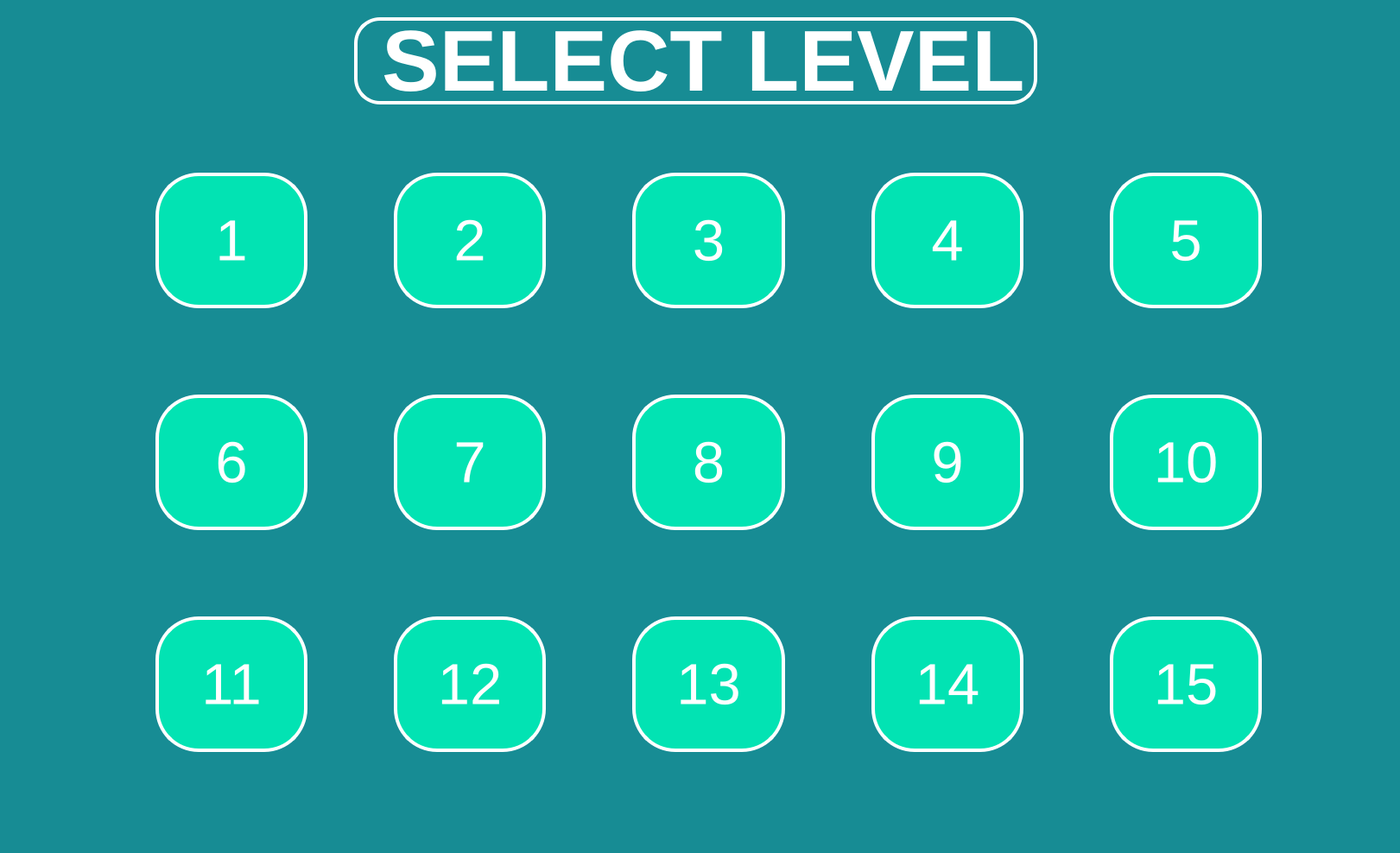
<?xml version="1.0" encoding="UTF-8"?>
<ui version="4.0">
 <class>MainWindow</class>
 <widget class="QMainWindow" name="MainWindow">
  <property name="geometry">
   <rect>
    <x>0</x>
    <y>0</y>
    <width>1621</width>
    <height>988</height>
   </rect>
  </property>
  <property name="windowTitle">
   <string>MainWindow</string>
  </property>
  <property name="styleSheet">
   <string notr="true">QWidget{
	background: #178c94;
}
QPushButton{
	background: #02E3B3; 
	border : 4px solid white;
	border-radius: 50px;
	color: white;
    min-width:  100px;
    max-width: 180px;
    min-height: 35px;
    max-height: 180px;
}
QLabel{
	color: white;
	border : 4px solid white;
	border-radius: 30px;
}</string>
  </property>
  <widget class="QWidget" name="centralwidget">
   <widget class="QLabel" name="label">
    <property name="geometry">
     <rect>
      <x>410</x>
      <y>20</y>
      <width>791</width>
      <height>101</height>
     </rect>
    </property>
    <property name="font">
     <font>
      <family>Arial</family>
      <pointsize>75</pointsize>
      <weight>75</weight>
      <bold>true</bold>
     </font>
    </property>
    <property name="text">
     <string>SELECT LEVEL</string>
    </property>
   </widget>
   <widget class="QWidget" name="gridLayoutWidget">
    <property name="geometry">
     <rect>
      <x>130</x>
      <y>150</y>
      <width>1381</width>
      <height>771</height>
     </rect>
    </property>
    <layout class="QGridLayout" name="gridLayout">
     <property name="sizeConstraint">
      <enum>QLayout::SetDefaultConstraint</enum>
     </property>
     <property name="leftMargin">
      <number>50</number>
     </property>
     <property name="topMargin">
      <number>50</number>
     </property>
     <property name="rightMargin">
      <number>50</number>
     </property>
     <property name="bottomMargin">
      <number>50</number>
     </property>
     <property name="spacing">
      <number>100</number>
     </property>
     <item row="1" column="5">
      <widget class="QPushButton" name="pushButton_9">
       <property name="font">
        <font>
         <family>Arial</family>
         <pointsize>50</pointsize>
        </font>
       </property>
       <property name="text">
        <string>9</string>
       </property>
      </widget>
     </item>
     <item row="2" column="6">
      <widget class="QPushButton" name="pushButton_15">
       <property name="font">
        <font>
         <family>Arial</family>
         <pointsize>50</pointsize>
        </font>
       </property>
       <property name="text">
        <string>15</string>
       </property>
      </widget>
     </item>
     <item row="2" column="5">
      <widget class="QPushButton" name="pushButton_14">
       <property name="font">
        <font>
         <family>Arial</family>
         <pointsize>50</pointsize>
        </font>
       </property>
       <property name="text">
        <string>14</string>
       </property>
      </widget>
     </item>
     <item row="1" column="4">
      <widget class="QPushButton" name="pushButton_8">
       <property name="font">
        <font>
         <family>Arial</family>
         <pointsize>50</pointsize>
        </font>
       </property>
       <property name="text">
        <string>8</string>
       </property>
      </widget>
     </item>
     <item row="2" column="4">
      <widget class="QPushButton" name="pushButton_13">
       <property name="font">
        <font>
         <family>Arial</family>
         <pointsize>50</pointsize>
        </font>
       </property>
       <property name="text">
        <string>13</string>
       </property>
      </widget>
     </item>
     <item row="2" column="0">
      <widget class="QPushButton" name="pushButton_11">
       <property name="font">
        <font>
         <family>Arial</family>
         <pointsize>50</pointsize>
        </font>
       </property>
       <property name="text">
        <string>11</string>
       </property>
      </widget>
     </item>
     <item row="1" column="6">
      <widget class="QPushButton" name="pushButton_10">
       <property name="font">
        <font>
         <family>Arial</family>
         <pointsize>50</pointsize>
        </font>
       </property>
       <property name="text">
        <string>10</string>
       </property>
      </widget>
     </item>
     <item row="2" column="2">
      <widget class="QPushButton" name="pushButton_12">
       <property name="font">
        <font>
         <family>Arial</family>
         <pointsize>50</pointsize>
        </font>
       </property>
       <property name="text">
        <string>12</string>
       </property>
      </widget>
     </item>
     <item row="0" column="4">
      <widget class="QPushButton" name="pushButton_3">
       <property name="font">
        <font>
         <family>Arial</family>
         <pointsize>50</pointsize>
        </font>
       </property>
       <property name="text">
        <string>3</string>
       </property>
      </widget>
     </item>
     <item row="1" column="2">
      <widget class="QPushButton" name="pushButton_7">
       <property name="font">
        <font>
         <family>Arial</family>
         <pointsize>50</pointsize>
        </font>
       </property>
       <property name="text">
        <string>7</string>
       </property>
      </widget>
     </item>
     <item row="0" column="0">
      <widget class="QPushButton" name="pushButton">
       <property name="font">
        <font>
         <family>Arial</family>
         <pointsize>50</pointsize>
        </font>
       </property>
       <property name="text">
        <string>1</string>
       </property>
      </widget>
     </item>
     <item row="0" column="2">
      <widget class="QPushButton" name="pushButton_2">
       <property name="font">
        <font>
         <family>Arial</family>
         <pointsize>50</pointsize>
        </font>
       </property>
       <property name="text">
        <string>2</string>
       </property>
      </widget>
     </item>
     <item row="0" column="5">
      <widget class="QPushButton" name="pushButton_4">
       <property name="font">
        <font>
         <family>Arial</family>
         <pointsize>50</pointsize>
        </font>
       </property>
       <property name="text">
        <string>4</string>
       </property>
      </widget>
     </item>
     <item row="0" column="6">
      <widget class="QPushButton" name="pushButton_5">
       <property name="font">
        <font>
         <family>Arial</family>
         <pointsize>50</pointsize>
        </font>
       </property>
       <property name="text">
        <string>5</string>
       </property>
      </widget>
     </item>
     <item row="1" column="0">
      <widget class="QPushButton" name="pushButton_6">
       <property name="font">
        <font>
         <family>Arial</family>
         <pointsize>50</pointsize>
        </font>
       </property>
       <property name="text">
        <string>6</string>
       </property>
      </widget>
     </item>
    </layout>
   </widget>
  </widget>
  <widget class="QMenuBar" name="menubar">
   <property name="geometry">
    <rect>
     <x>0</x>
     <y>0</y>
     <width>1621</width>
     <height>21</height>
    </rect>
   </property>
  </widget>
  <widget class="QStatusBar" name="statusbar"/>
 </widget>
 <resources/>
 <connections/>
</ui>
